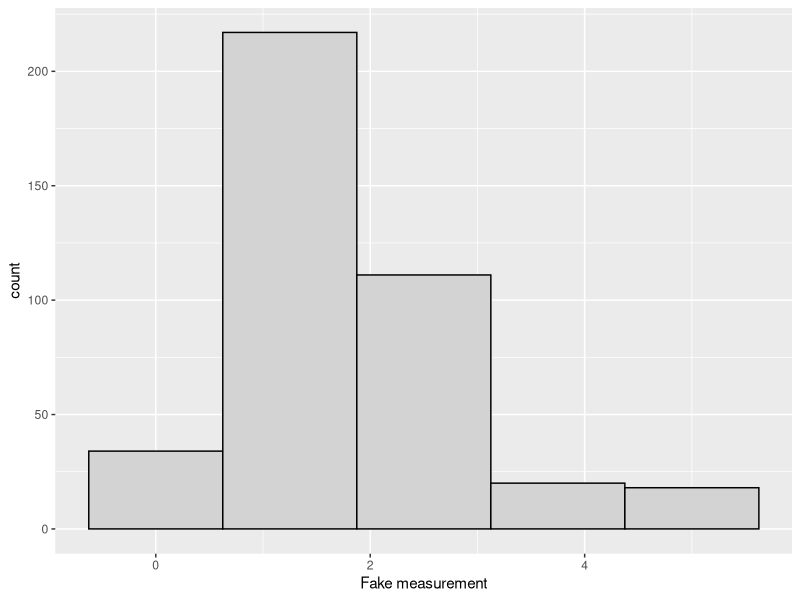

Write the R code that produced this figure.
## ---- chunk 1
possible_outcomes <- c(0, 1, 2, 3, 4, 5)
outcome_probabilities <- c(0.1, 0.5, 0.2, 0.1, 0.05, 0.05)
n_data_points <- 400

set.seed(1)
fake_data_points <- sample (possible_outcomes,
                            n_data_points,
                            replace=T,
                            prob=outcome_probabilities)
set.seed(NULL)

fake_data_set <- tibble::data_frame(`Fake measurement`=fake_data_points)
## ---- chunk 2
ggplot2::ggplot(fake_data_set, ggplot2::aes(x=`Fake measurement`)) + ggplot2::geom_histogram(bins=5, colour="black", fill="lightgrey")
